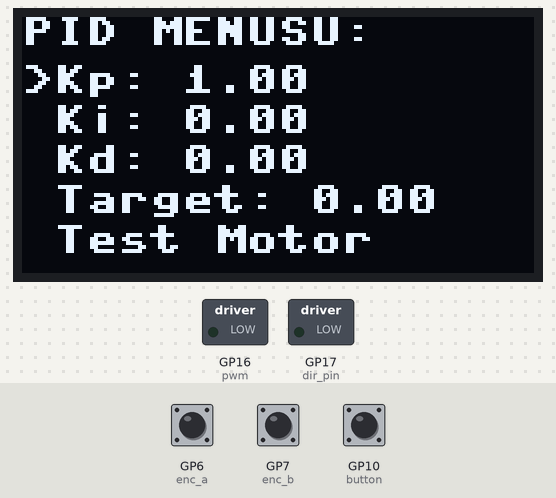
This program was run on a simulated Raspberry Pi Pico running MicroPython. Parts: 128×64 one-colour display, switched loads named in the program (green lamp = pin HIGH). Dashed ring = blinking. The test bench sets the inputs (shaded band); at power-on: GP10 (button) HIGH, GP6 (enc_a) HIGH, GP7 (enc_b) HIGH.

Above: at 1.2 s.
1.3 s: GP10 (button) pulled LOW for 0.15 s
At 2.2 s:
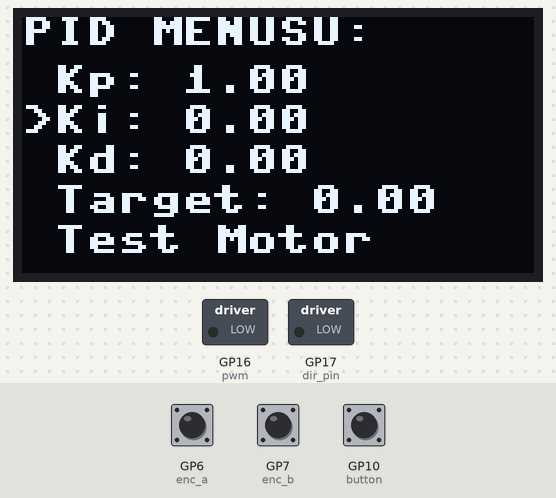
2.9 s: GP10 (button) pulled LOW for 1 s
At 3.7 s:
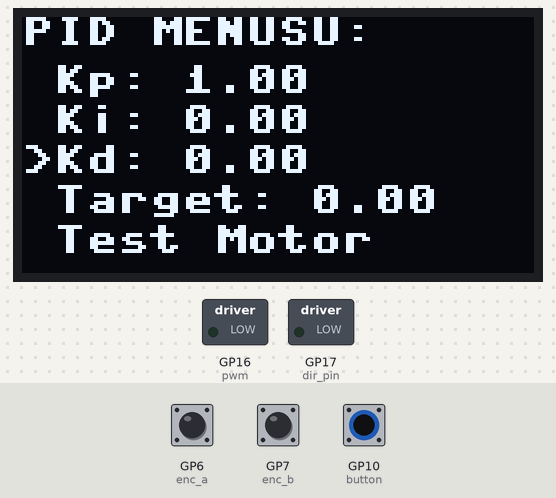
5.4 s: GP10 (button) pulled LOW for 0.15 s
At 6.2 s:
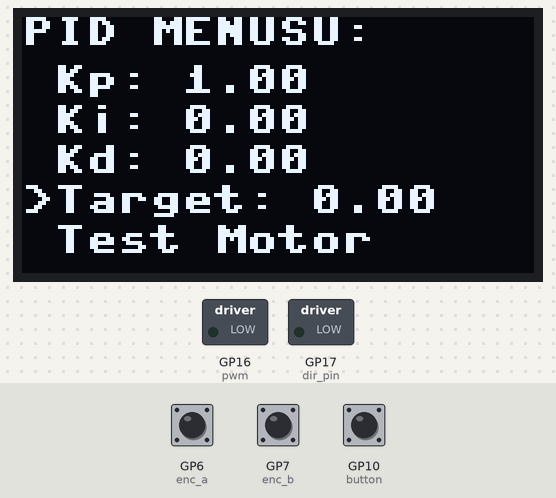
7.0 s: GP10 (button) pulled LOW for 3.2 s
At 7.28 s:
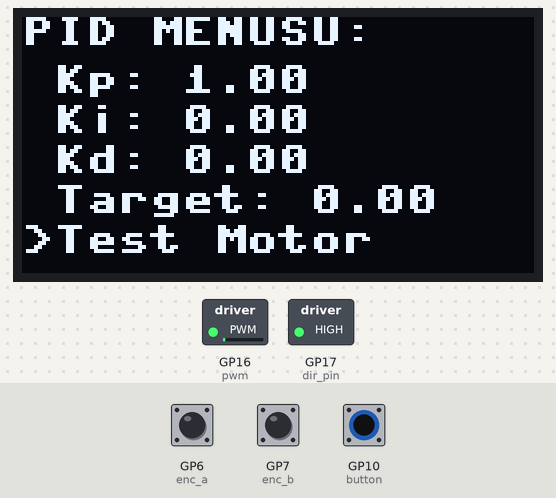
Timing chart, 0 to 12.7 s (numbered marks = the images above; inputs shaded):
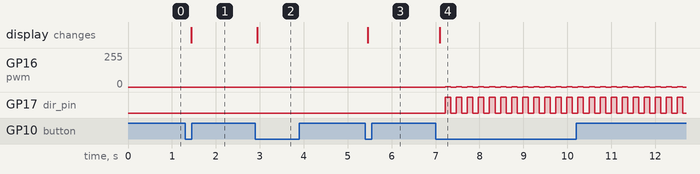

The program:

main_menu_v2.py
```python
import machine
import utime
import ssd1306

# === OLED I2C Ayarları ===
i2c = machine.I2C(0, scl=machine.Pin(9), sda=machine.Pin(8))
oled = ssd1306.SSD1306_I2C(128, 64, i2c)

# === Rotary Encoder ve Buton ===
enc_a = machine.Pin(6, machine.Pin.IN, machine.Pin.PULL_UP)
enc_b = machine.Pin(7, machine.Pin.IN, machine.Pin.PULL_UP)
button = machine.Pin(10, machine.Pin.IN, machine.Pin.PULL_UP)

# === EEPROM benzeri flash saklama (RAM taklidi) ===
# (Gerçek flash yazımı için 'flashbdev' gibi kütüphaneler gerekir)
# Basit tutmak için sabit değişken kullanıyoruz
Kp = 1.0
Ki = 0.0
Kd = 0.0
target_pos = 0

# === Menü Yönetimi ===
menu_index = 0
menu_items = ["Kp", "Ki", "Kd", "Target", "Test Motor"]
params = [Kp, Ki, Kd, target_pos]
last_a = enc_a.value()

# === PID Motor Test Sinyalleri ===
pwm = machine.PWM(machine.Pin(16))
pwm.freq(1000)
dir_pin = machine.Pin(17, machine.Pin.OUT)

# Encoder simülasyonu için sayıcı
encoder_value = 0

def read_encoder():
    global last_a, params, menu_index
    current_a = enc_a.value()
    current_b = enc_b.value()
    if last_a == 0 and current_a == 1:
        if current_b == 0:
            if menu_index < 4:
                params[menu_index] += 0.1
            else:
                pass
        else:
            if menu_index < 4:
                params[menu_index] -= 0.1
            else:
                pass
        if menu_index < 4:
            params[menu_index] = round(params[menu_index], 2)
    last_a = current_a

def draw_menu():
    oled.fill(0)
    oled.text("PID MENUSU:", 0, 0)
    for i in range(len(menu_items)):
        prefix = ">" if i == menu_index else " "
        if i < 4:
            oled.text(f"{prefix}{menu_items[i]}: {params[i]:.2f}", 0, 12 + i*10)
        else:
            oled.text(f"{prefix}{menu_items[i]}", 0, 12 + i*10)
    oled.show()

def test_motor(target):
    global encoder_value
    error = target - encoder_value
    pwm_val = min(max(abs(int(error * 100)), 0), 65535)
    dir_pin.value(1 if error > 0 else 0)
    pwm.duty_u16(pwm_val)
    encoder_value += 1 if error > 0 else -1

def button_handler(pin):
    global menu_index
    menu_index = (menu_index + 1) % len(menu_items)

button.irq(trigger=machine.Pin.IRQ_FALLING, handler=button_handler)

# === Ana Döngü ===
while True:
    read_encoder()
    draw_menu()
    if menu_index == 4:
        test_motor(params[3])
    utime.sleep_ms(100)
```

Measured:
- after the input at 1.3 s, the display: changes after 0.14 s (image 1)
- after the input at 2.9 s, the display: changes at once (image 2)
- after the input at 5.4 s, the display: changes after 0.06 s (image 3)
- after the input at 7.0 s, GP16 (pwm): alternates 1/255 for 0.13 s and 0/255 for 0.13 s, starting after 0.22 s; GP17 (dir_pin): alternates HIGH for 0.13 s and LOW for 0.13 s, starting after 0.22 s; the display: changes after 0.09 s (image 4)
